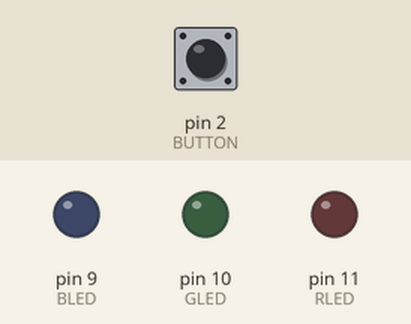
Bench run of a sketch on a simulated Arduino Uno, built with avr-gcc and run on an emulated ATmega328P. Parts: output pins drawn as LEDs (lit = HIGH). Inputs (shaded band) come from the test bench; at power-on: pin 2 (BUTTON) HIGH.

Above: at 1.2 s.
1.3 s: pin 2 (BUTTON) pulled LOW for 0.15 s
At 2.4 s:
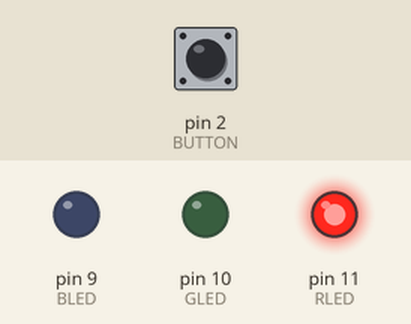
2.9 s: pin 2 (BUTTON) pulled LOW for 1 s
At 3.6 s:
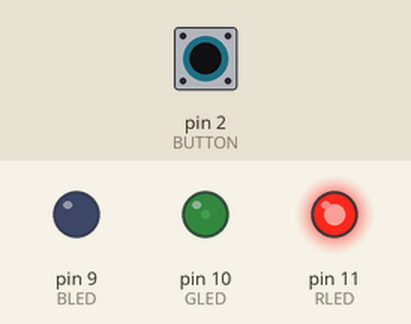
5.4 s: pin 2 (BUTTON) pulled LOW for 0.15 s
At 6.6 s:
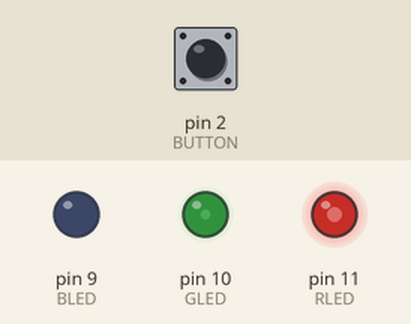
7.0 s: pin 2 (BUTTON) pulled LOW for 3.2 s
At 7.9 s:
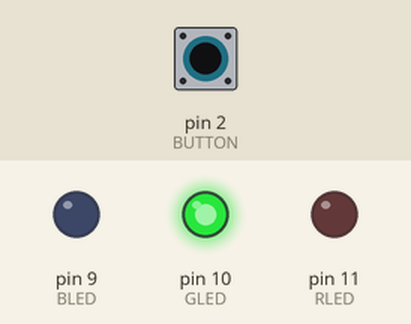
11.7 s: pin 2 (BUTTON) pulled LOW for 0.15 s
At 12.7 s:
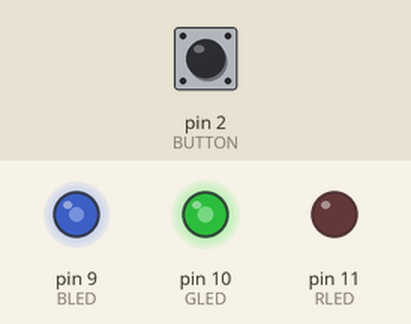
13.3 s: pin 2 (BUTTON) pulled LOW for 1 s
At 13.9 s:
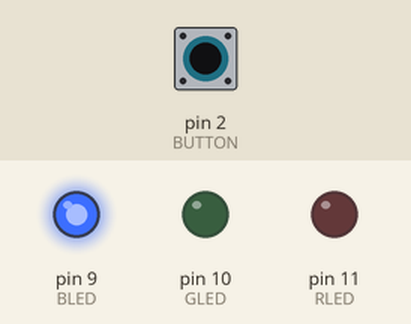
Timing chart, 0 to 16.3 s (numbered marks = the images above; inputs shaded):
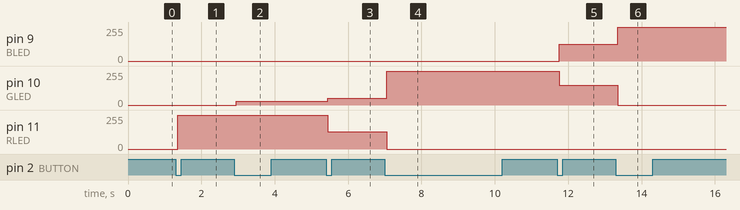

Measured:
- after the input at 1.3 s, pin 11 (RLED): 0/255 → 255/255 after 0.05 s
- after the input at 2.9 s, pin 10 (GLED): 0/255 → 30/255 after 0.05 s
- after the input at 5.4 s, pin 10 (GLED): 30/255 → 50/255 after 0.05 s; pin 11 (RLED): 255/255 → 130/255 after 0.05 s
- after the input at 7.0 s, pin 10 (GLED): 50/255 → 255/255 after 0.05 s; pin 11 (RLED): 130/255 → 0/255 after 0.05 s
- after the input at 11.7 s, pin 9 (BLED): 0/255 → 127/255 after 0.05 s; pin 10 (GLED): 255/255 → 150/255 after 0.05 s
- after the input at 13.3 s, pin 9 (BLED): 127/255 → 255/255 after 0.05 s; pin 10 (GLED): 150/255 → 0/255 after 0.05 s

The sketch:

button_switch_RGB_LED_.ino
```cpp
const int BLED = 9;     // Blue LED pin
const int GLED = 10;    // Green LED pin
const int RLED = 11;    // Red LED pin
const int BUTTON = 2;   // Button pin

boolean lastButton = HIGH;
boolean currentButton = HIGH;
int ledMode = 0;

// Set Color Function
void setColor(int redValue, int greenValue, int blueValue);

void setup() {
  pinMode(RLED, OUTPUT);
  pinMode(GLED, OUTPUT);
  pinMode(BLED, OUTPUT);

  pinMode(BUTTON, INPUT_PULLUP); // Button pressed = LOW
}

boolean debounce(boolean last) {
  boolean current = digitalRead(BUTTON);
  if (last != current) {
    delay(50);
    current = digitalRead(BUTTON);
  }
  return current;
}

void loop() {
  currentButton = debounce(lastButton);

  // Detect button press (LOW --> HIGH transition)
  if (lastButton == HIGH && currentButton == LOW) {
    ledMode++;
    if (ledMode > 7) ledMode = 0;
  }

  lastButton = currentButton;

  switch (ledMode) {
    case 0: //OFF
    setColor(0, 0, 0);
    break;
    case 1: //RED
    setColor(255, 0, 0);
    break;
    case 2: //ORANGE
    setColor(255, 30, 0);
    break;
    case 3:  //YELLOW
    setColor(130, 50, 0);
    break;
    case 4:  //GREEN
    setColor(0, 255, 0);
    break;
    case 5:  //TEAL
    setColor(0, 150, 127);
    break;
    case 6:  //BLUE
    setColor(0, 0, 255);
    break;
    case 7: //PURPLE
    setColor(127, 0, 127);
    break;
  }
}

void setColor(int redValue, int greenValue, int blueValue) {
  analogWrite(RLED, redValue);
  analogWrite(GLED, greenValue);
  analogWrite(BLED, blueValue);
}
```
